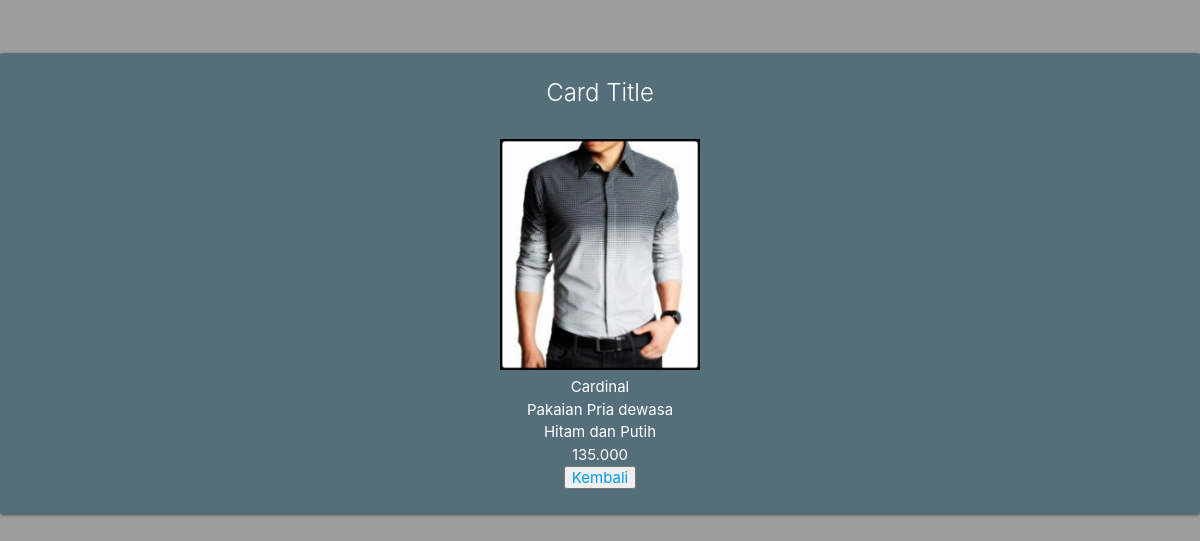
The page /tubes/tubes/php/detail.php?id=1 on the database its author committed.
### tables this page shows
CREATE TABLE `apparel` (
  `id` int(11) NOT NULL,
  `Foto` varchar(100) NOT NULL,
  `Merek` varchar(100) NOT NULL,
  `Model` varchar(100) NOT NULL,
  `Warna` varchar(100) NOT NULL,
  `Harga` longtext NOT NULL
);

### tubes/tubes/php/functions.php (called while the page is built, shortened)
<?php
	function koneksi() {
		$conn = mysqli_connect("localhost", "root", "") or die ("Koneksi ke DB gagal");
		mysqli_select_db($conn, "tubes") or die("Database salah!");
		return $conn;
	}
	function query($sql){
		$conn = koneksi();
		$result = mysqli_query($conn , "$sql");
		$rows = [];
		while ($row = mysqli_fetch_assoc($result)) {
			$rows[] = $row;
		}
		return $rows;
	}
 ?>

### tubes/tubes/php/detail.php (the view, shortened to what this page needs)
<?php
	$id = $_GET['id'];
	$apparel = query("SELECT * FROM apparel WHERE id = $id")[0];
 ?>
<!DOCTYPE html>
<html lang="en">
<head>
      <link type="text/css" rel="stylesheet" href="../../css/materialize.min.css"  media="screen,projection"/>
      <link rel="stylesheet" href="../../css/style.css">
</head><br><br>
<body class="grey">
  <div class="rowright center">
    <div class="col m6 s12 m6">
      <div class="card blue-grey darken-1">
        <div class="card-content white-text">
          <span class="card-title">Card Title</span>
          <p><br>
		<div class="container">
			<div class="gambar">
				<img src="../asset/img/<?= $apparel['Foto']; ?>" alt="">
			</div>
			<div class="keterangan">
				<p><?= $apparel["Merek"]; ?></p>
				<p><?= $apparel["Model"]; ?></p>
				<p><?= $apparel["Warna"]; ?></p>
				<p><?= $apparel["Harga"] ?></p>
			</div>
			<button class="tombol-kembali"><a href="../index.php">Kembali</a></button>
		</div></p>
        </div>
      </div>
    </div>
  </div>
</body>
</html>

### tubes/tubes/php/detail.php (style rules this page uses)
body { text-align: center; }
img { width: 200px; }

### rows shown on the page
apparel: Foto (picture), Merek "Cardinal", Model "Pakaian Pria dewasa", Warna "Hitam dan Putih", Harga "135.000"
